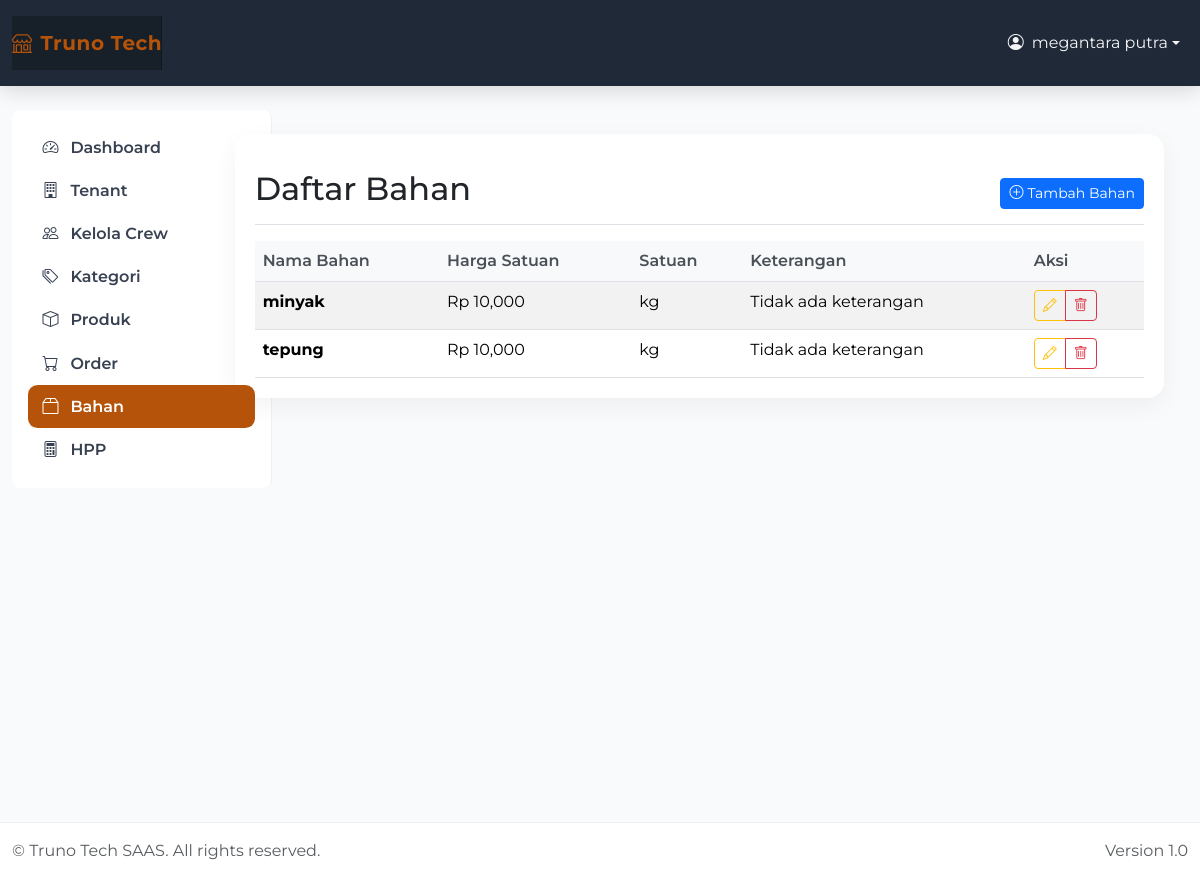
The page /hpp/bahan/ (signed in) on the database its author committed.
### apps/hpp/models.py (models this page shows, shortened)
class Bahan(models.Model):
    nama_bahan = models.CharField(max_length=100)
    harga_satuan = models.BigIntegerField()  # Price per unit in rupiah
    satuan = models.CharField(max_length=20, default='kg')  # Unit: kg, gram, liter, etc
    keterangan = models.TextField(blank=True)
    is_active = models.BooleanField(default=True)
    created_by = models.ForeignKey(User, on_delete=models.CASCADE)
    created_at = models.DateTimeField(auto_now_add=True)
    updated_at = models.DateTimeField(auto_now=True)
    @property
    def harga_satuan_display(self):
        return f"Rp {self.harga_satuan:,}"
    class Meta:
        db_table = 'bahan'
        ordering = ['nama_bahan']
        verbose_name_plural = 'Bahan'

### apps/hpp/views.py (the view)
# urls.py: path('bahan/', views.bahan_list_view, name='bahan_list'),
@login_required
def bahan_list_view(request):
    if not check_client_permission(request.user):
        messages.error(request, 'Anda tidak memiliki akses untuk mengelola bahan.')
        return redirect('dashboard:home')
    bahan_list = Bahan.objects.filter(created_by=request.user, is_active=True)
    return render(request, 'hpp/bahan_list.html', {
        'bahan_list': bahan_list
    })

### apps/hpp/views.py (called while the page is built)
def check_client_permission(user):
    return hasattr(user, 'userprofile') and user.userprofile.role == 'client'

### apps/hpp/templates/hpp/bahan_list.html (shortened to what this page needs)
{% extends 'base.html' %}
{% block content %}
<div class="d-flex justify-content-between flex-wrap flex-md-nowrap align-items-center pt-3 pb-2 mb-3 border-bottom">
    <h1 class="h2">Daftar Bahan</h1>
    <div class="btn-toolbar mb-2 mb-md-0">
        <a href="{% url 'hpp:bahan_create' %}" class="btn btn-sm btn-primary">
            <i class="bi bi-plus-circle me-1"></i>Tambah Bahan
        </a>
    </div>
</div>
{% if bahan_list %}
    <div class="table-responsive">
        <table class="table table-striped">
            <thead>
                <tr>
                    <th>Nama Bahan</th>
                    <th>Harga Satuan</th>
                    <th>Satuan</th>
                    <th>Keterangan</th>
                    <th>Aksi</th>
                </tr>
            </thead>
            <tbody>
                {% for bahan in bahan_list %}
                <tr>
                    <td><strong>{{ bahan.nama_bahan }}</strong></td>
                    <td>{{ bahan.harga_satuan_display }}</td>
                    <td>{{ bahan.satuan }}</td>
                    <td>{{ bahan.keterangan|truncatewords:8|default:"Tidak ada keterangan" }}</td>
                    <td>
                        <div class="btn-group btn-group-sm" role="group">
                            <a href="{% url 'hpp:bahan_edit' bahan.id %}" class="btn btn-outline-warning">
                                <i class="bi bi-pencil"></i>
                            </a>
                            <a href="{% url 'hpp:bahan_delete' bahan.id %}"
                               class="btn btn-outline-danger"
                               onclick="return confirm('Yakin ingin menghapus bahan ini?')">
                                <i class="bi bi-trash"></i>
                            </a>
                        </div>
                    </td>
                </tr>
                {% endfor %}
            </tbody>
        </table>
    </div>
{% endif %}
{% endblock %}

### templates/base.html (shortened to what this page needs)
{% load static %}
<!DOCTYPE html>
<html lang="id" data-bs-theme="light">
<head>
  <link href="https://cdn.jsdelivr.net/npm/bootstrap@5.3.3/dist/css/bootstrap.min.css" rel="stylesheet" />
  <link href="https://cdn.jsdelivr.net/npm/bootstrap-icons@1.11.3/font/bootstrap-icons.css" rel="stylesheet" />
  <link rel="stylesheet" href="{% static 'css/custom.css' %}">
</head>
<body class="d-flex flex-column">
{% if user.is_authenticated %}
  <nav class="navbar navbar-expand-lg navbar-dark app-navbar py-3">
    <div class="container-fluid">
      <a class="navbar-brand d-flex align-items-center" href="{% url 'dashboard:home' %}">
        <i class="bi bi-shop me-2"></i>
        Truno Tech
      </a>
      <div class="collapse navbar-collapse" id="topbarNav">
        <ul class="navbar-nav ms-auto">
          <li class="nav-item dropdown">
            <a class="nav-link dropdown-toggle d-flex align-items-center" href="#" role="button" data-bs-toggle="dropdown" aria-expanded="false">
              <i class="bi bi-person-circle me-2"></i>
              {{ user.get_full_name|default:user.username }}
            </a>
          </li>
        </ul>
      </div>
    </div>
  </nav>
  <div class="container-fluid app-shell py-4">
    <div class="row g-3">
      <aside class="col-lg-3 col-xl-2 d-none d-lg-block">
        <div class="app-sidebar rounded-3 p-3">
          <div class="sidebar-inner">
            {% url 'dashboard:home' as dashboard_url %}
            {% url 'accounts:create_client' as create_client_url %}
            {% url 'tenants:list' as tenants_url %}
            {% url 'accounts:create_crew' as create_crew_url %}
            {% url 'products:category_list' as category_url %}
            {% url 'products:list' as products_url %}
            {% url 'orders:list' as orders_url %}
            {% url 'hpp:bahan_list' as bahan_url %}
            {% url 'hpp:list' as hpp_url %}
            <nav class="nav flex-column side-nav">
              <a class="nav-link {% if request.path == dashboard_url %}active{% endif %}" href="{{ dashboard_url }}">
                <i class="bi bi-speedometer2"></i> <span>Dashboard</span>
              </a>
              {% if user.userprofile.role == 'client' %}
                <a class="nav-link {% if request.path == tenants_url %}active{% endif %}" href="{{ tenants_url }}">
                  <i class="bi bi-building"></i> <span>Tenant</span>
                </a>
                <a class="nav-link {% if request.path == create_crew_url %}active{% endif %}" href="{{ create_crew_url }}">
                  <i class="bi bi-people"></i> <span>Kelola Crew</span>
                </a>
              {% endif %}
              {% if user.userprofile.role == 'client' or user.userprofile.role == 'crew' %}
                <a class="nav-link {% if request.path == category_url %}active{% endif %}" href="{{ category_url }}">
                  <i class="bi bi-tags"></i> <span>Kategori</span>
                </a>
                <a class="nav-link {% if request.path == products_url %}active{% endif %}" href="{{ products_url }}">
                  <i class="bi bi-box"></i> <span>Produk</span>
                </a>
                <a class="nav-link {% if request.path == orders_url %}active{% endif %}" href="{{ orders_url }}">
                  <i class="bi bi-cart"></i> <span>Order</span>
                </a>
              {% endif %}
              {% if user.userprofile.role == 'client' %}
                <a class="nav-link {% if request.path == bahan_url %}active{% endif %}" href="{{ bahan_url }}">
                  <i class="bi bi-box2"></i> <span>Bahan</span>
                </a>
                <a class="nav-link {% if request.path == hpp_url %}active{% endif %}" href="{{ hpp_url }}">
                  <i class="bi bi-calculator"></i> <span>HPP</span>
                </a>
              {% endif %}
            </nav>
          </div>
        </div>
      </aside>
      <main class="col-lg-9 col-xl-10">
        <div class="app-main">
          <div class="content-wrapper">
            {% block content %}{% endblock %}
          </div>
        </div>
      </main>
    </div>
  </div>
  <footer class="app-footer mt-auto py-3">
    <div class="container-fluid d-flex justify-content-between align-items-center">
      <span class="text-muted">&copy; {{ now|date:'Y' }} Truno Tech SAAS. All rights reserved.</span>
      <span class="text-muted">Version 1.0</span>
    </div>
  </footer>
{% else %}
  <main class="container py-5">
    {% block login_content %}{% endblock %}
  </main>
{% endif %}
</body>
</html>

### static/css/custom.css (style rules this page uses)
body { font-family: 'Segoe UI', Tahoma, Geneva, Verdana, sans-serif; }
.navbar-brand { padding-top: .75rem; padding-bottom: .75rem; font-size: 1rem; background-color: rgba(0, 0, 0, .25); box-shadow: inset -1px 0 0 rgba(0, 0, 0, .25); }
.table { margin-bottom: 0; }
.table th { border-top: none; font-weight: 600; color: #495057; background-color: #f8f9fa; }
.btn { border-radius: 0.375rem; }
.btn-group-sm > .btn, .btn-sm { border-radius: 0.25rem; }

### templates/base.html (style rules this page uses)
:root { --brand: #1f2937; --brand-accent: #b45309; --brand-hover: #d97706; --bg-soft: #f9fafb; --radius: 1rem; }
html, body { height: 100%; }
body { background: var(--bg-soft); font-family: 'Montserrat', sans-serif; }
.app-navbar { background: var(--brand); box-shadow: 0 4px 20px rgba(0,0,0,.15); z-index: 1031; }
.app-navbar .navbar-brand { font-weight: 700; font-size: 1.25rem; letter-spacing: .5px; color: var(--brand-accent)!important; }
.app-navbar .nav-link { color: #f3f4f6; }
.app-shell { min-height: calc(100vh - 64px); }
.app-sidebar { width: 260px; background: #ffffff; border-right: 1px solid rgba(0,0,0,.06); }
.sidebar-inner { position: sticky; top: 1rem; }
.app-main { padding: 1.5rem; }
.content-wrapper { background: #fff; border-radius: var(--radius); box-shadow: 0 8px 24px rgba(0,0,0,.05); padding: 1.25rem; }
.side-nav .nav-link { display:flex; align-items:center; gap:.75rem; color:#374151; font-weight:600; padding:.6rem .9rem; border-radius:.6rem; }
.side-nav .nav-link.active { background:var(--brand-accent); color:#fff; }
.app-footer { background:#fff; border-top:1px solid rgba(0,0,0,.06); }

### rows shown on the page
Bahan: nama_bahan "minyak", harga_satuan_display "Rp 10,000", satuan "kg", keterangan "Tidak ada keterangan"
Bahan: nama_bahan "tepung", harga_satuan_display "Rp 10,000", satuan "kg", keterangan "Tidak ada keterangan"

### other values the page prints
{{ user.get_full_name|default:user.username }} "megantara putra"
